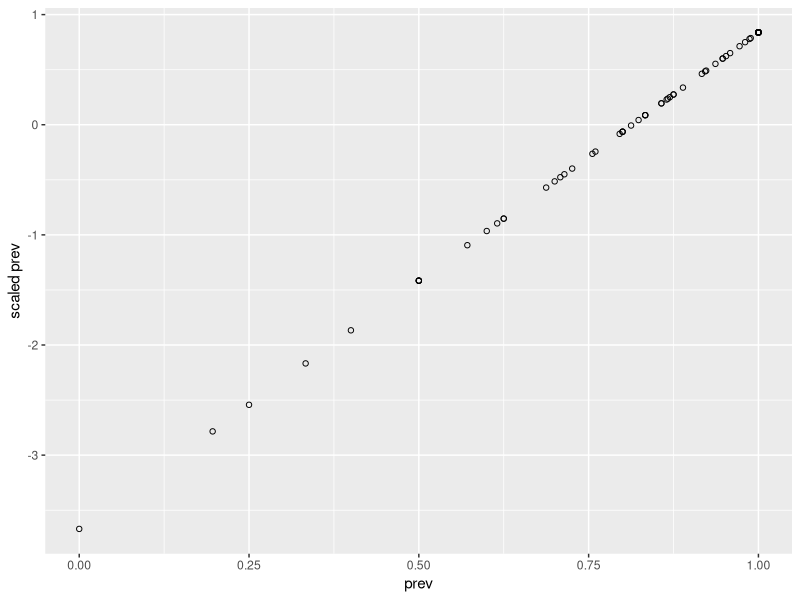

This chart was generated by the following R code: (Note: this script raises an error after producing the figure.)
library(tidyverse)

#### Read in data, clean, standardize - stock-specific metrics

##### SW

inf_agt_resid_data <- read.csv("data/REDUCED_ONNE productivity infection analysis_stockspecific_210630.csv")

head(inf_agt_resid_data)



##### FW

inf_agt_resid_data_fw <- read.csv("data/REDUCED_ONNE productivity infection analysis_stockspecific_FW_210630.csv")

str(inf_agt_resid_data_fw)



# Data cleaning

# Standardize and incorporate into SW df

inf_std <- plyr::ddply(inf_agt_resid_data, c("agent"),function(x) {
  
  scaled_prev <- scale(x$prev)
  
  scaled_load <- scale(x$mean_load)
  
  xx <- data.frame(scaled_prev, scaled_load)
  
})

inf_agt_resid_data$prev_std <- inf_std[,2]

inf_agt_resid_data$load_std <- inf_std[,3]

# Do not replace RIB and richness with scales values

# Add Stock column, remove smallUK, add plot.agent column (full name)

inf_agt_resid_data$Stock <- inf_agt_resid_data$Stock_Analysis

inf_agt_resid_data$plot.agent <- inf_agt_resid_data$agent

inf_agt_resid_data$plot.agent <- recode(inf_agt_resid_data$plot.agent, "ic_mul" = "I. multifiliis", 
                                        
                                        "te_mar" = "T. maritinum",
                                        
                                        "pa_ther" = "P. theridion",
                                        
                                        "fl_psy" = "F. psychrophilum",
                                        
                                        "sch" = "Ca. S. salmonis",
                                        
                                        "te_bry" = "T. bryosalmonae",
                                        
                                        "pa_kab" = "P. kabatai",
                                        
                                        "c_b_cys" = "Ca. B. cysticola",
                                        
                                        "pa_min" = "P. minibicornis",
                                        
                                        "arena2" = "SPAV-2",
                                        
                                        "fa_mar" = "F. margolisi",
                                        
                                        "my_arc" = "M. arcticus",
                                        
                                        "ven" = "VENV",
                                        
                                        "ic_hof" = "I. hoferi",
                                        
                                        "lo_sal" = "L. salmonae",
                                        
                                        "rlo" = "RLO",
                                        
                                        "sp_des" = "S. destruens",
                                        
                                        "ku_thy" = "K. thyrsites",
                                        
                                        "prv" = "PRV",
                                        
                                        "pspv" = "PSPV",
                                        
                                        "ce_sha" = "C. shasta",
                                        
                                        "pa_pse" = "P. pseudobranchicola",
                                        
                                        "de_sal" = "D. salmonis",
                                        
                                        "richness" = "Richness",
                                        
                                        "rib" = "RIB")

dim(inf_agt_resid_data)



# Standardize and incorporate into FW df

inf_std_fw <- plyr::ddply(inf_agt_resid_data_fw, c("agent"),function(x) {
  
  scaled_prev_fw <- scale(x$prev)
  
  scaled_load_fw <- scale(x$mean_load)
  
  xx <- data.frame(scaled_prev_fw, scaled_load_fw)
  
})

inf_agt_resid_data_fw$prev_std <- inf_std_fw[,2]

inf_agt_resid_data_fw$load_std <- inf_std_fw[,3]

dim(inf_agt_resid_data_fw)



## Check on relationship between prevalence and standardized prevalence 

temp <- inf_agt_resid_data[inf_agt_resid_data$agent=="c_b_cys",]

ggplot(temp) +
  geom_point(aes(x=prev, y=prev_std), pch=21)+
  labs(x="prev", y="scaled prev")



#This is the code I use to calculate RIB if that helps:
  
ribdata_sw <- as.matrix(sw.data[,28:97]) #pull out raw agent values

rib1_sw <- data.frame(apply(ribdata_sw, 2, function(x) {x/max (x, na.rm=TRUE)})) #calculate the load divided by the max load for each agent

rib2_sw <- data.frame(rowSums(rib1_sw, na.rm=TRUE)) #sum across agents within each fish then bind this to the sw.data df



#This is the code I use to calculate N, total positive values, mean RIB within each stock-year group, median RIB, and prevalence including 0s: 
  
  stock.rib.sw =
  data.frame(
    spsu.stock %>% 
      summarise(
        length(which(rib!="NA")), #samples
        length(which(rib>0)), #positive detections
        mean(rib[rib!=0], na.rm=TRUE), 
        median(rib[rib!=0], na.rm=TRUE),
        (length(which(rib>0)) / length(which(!is.na(rib)))) * mean(rib[rib!=0], na.rm=TRUE),
        "rib"
      )
  )


